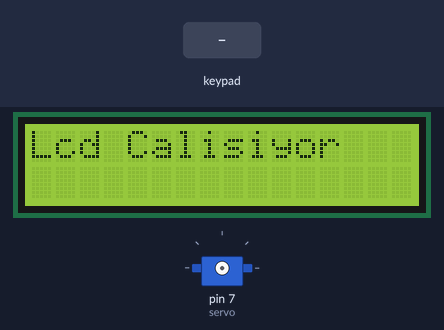
The sketch below on a simulated Arduino Uno, built with avr-gcc and run on an emulated ATmega328P. Parts: 16×2 character LCD, servo. The inputs (shaded band) are chosen by the test bench.

Above: at 0.1 s.
1.4 s: keypad keys 2 3 4 5 # pressed 0.4 s apart
At 1.6 s:
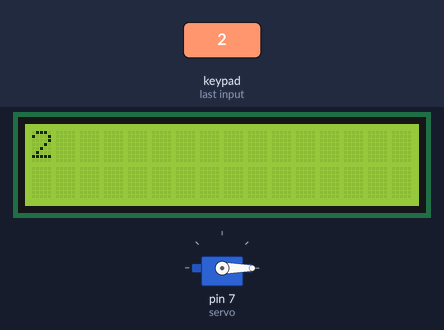
4.9 s: key 'A' pressed
At 6.1 s:
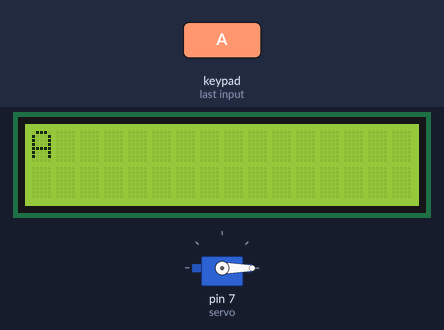
6.4 s: key 'B' pressed
At 7.5 s:
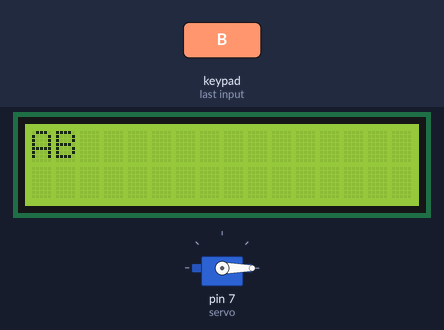
7.9 s: keypad keys 2 3 4 5 * pressed 0.4 s apart
At 9.55 s:
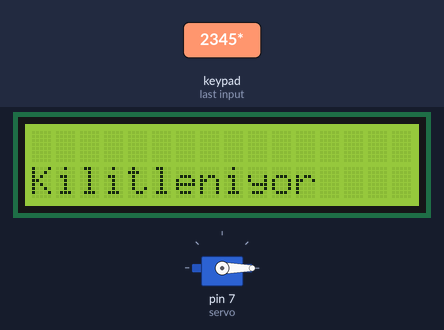
11.4 s: key 'C' pressed
At 12.6 s:
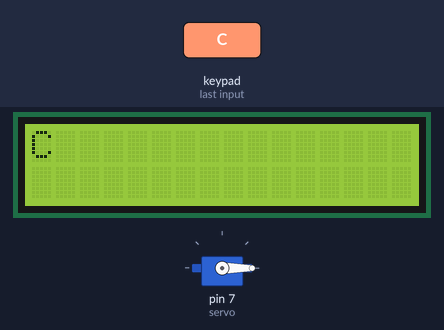
12.9 s: keypad keys 2 3 4 5 A pressed 0.4 s apart
At 15.9 s:
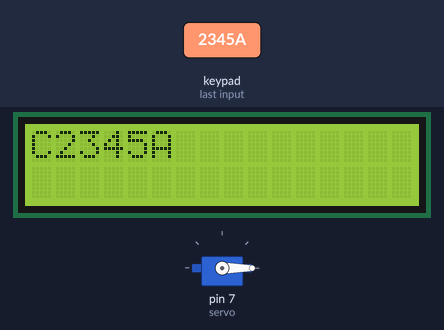
Timing chart, 0 to 17.4 s (numbered marks = the images above; inputs shaded):
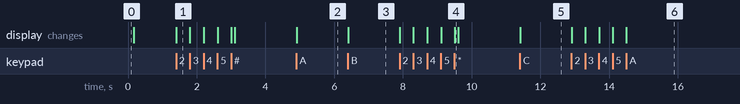

The sketch:

project.ino
```cpp
#include <Servo.h>
#include <LiquidCrystal.h>
#include <Keypad.h>


LiquidCrystal lcd(13,12, 11, 10, 9, 8);

const byte satirSayisi= 4;
const byte sutunSayisi= 4;


char tuslar[satirSayisi][sutunSayisi]=
{
{'1', '2', '3', 'A'}, // 1. Satır karakterleri
{'4', '5', '6', 'B'}, // 2. Satır karakterleri
{'7', '8', '9', 'C'}, // 3. Satır karakterleri
{'*', '0', '#', 'D'}  // 4. Satır karakterleri
};
byte satirPinleri[satirSayisi] = {2,3,4,5};

// Satır pinlerimizi taımlıyoruz. byte 0 ile 255 arası
byte sutunPinleri[sutunSayisi]= {A3,A2,A0,A1};

// Sütun pinlerimizi tanımlıyoruz

Keypad tusTakimi= Keypad(makeKeymap(tuslar), satirPinleri, sutunPinleri, satirSayisi, sutunSayisi);

// tustakimi isminde bir keypad oluşturduk
// map harita oluşturuyoruz


Servo servo;

String girilensifre = "";
String sifre = "D";

/* string(dizi) birden fazla karakteri
hafızada tutmaya yarayan bir değişken tipidir.
String parçalama, birleştrime, istenilen harfi
bulma/silme/değiştirme gibi özellikler sıkça
kullanılmaktadır. */

void setup()
{

  lcd.begin(16, 2);
  lcd.print("Lcd Calisiyor");
  delay(100);
  lcd.clear();
  servo.attach(7);
  servo.write(0);
}

void loop()
{
    char tus = tusTakimi.getKey();
    if (tus != NO_KEY)
    {
          switch(tus)
        {
            case '*':
                  lcd.clear();
                  girilensifre="";
                  servo.write(0);
                  lcd.setCursor(0,1);
                  lcd.write("Kilitleniyor");
                  delay(100);
                  lcd.clear();
                  break;

             case '#':
                  lcd.setCursor(0,1);

                  if(girilensifre==sifre) {
                    servo.write(90);
                    lcd.write("Kilit Acik");
                  }
                else
                {
                      lcd.write("Gecersiz");
                }
                  delay(100);
                lcd.clear();
                  girilensifre="";
                  break;
              default: // hiç bir case değeri yoksa işletilir
                  lcd.write(tus);
                  girilensifre+=tus;
                  break;
        }
    }
}
```

Measured:
- after the input at 1.4 s, the display: changes at once (image 1)
- after the input at 4.9 s, the display: changes at once (image 2)
- after the input at 6.4 s, the display: changes at once (image 3)
- after the input at 7.9 s, the display: first changes at once (image 4 shows a later state)
- after the input at 11.4 s, the display: changes at once (image 5)
- after the input at 12.9 s, the display: first changes at once (image 6 shows a later state)
